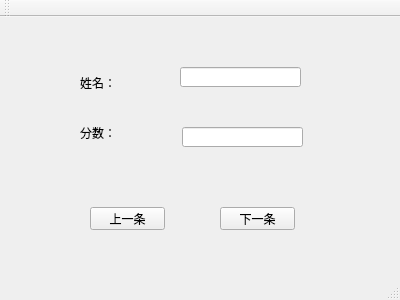
<?xml version="1.0" encoding="UTF-8"?>
<ui version="4.0">
 <class>MainWindow</class>
 <widget class="QMainWindow" name="MainWindow">
  <property name="geometry">
   <rect>
    <x>0</x>
    <y>0</y>
    <width>400</width>
    <height>300</height>
   </rect>
  </property>
  <property name="windowTitle">
   <string>MainWindow</string>
  </property>
  <widget class="QWidget" name="centralWidget">
   <widget class="QPushButton" name="pushButton">
    <property name="geometry">
     <rect>
      <x>90</x>
      <y>190</y>
      <width>75</width>
      <height>23</height>
     </rect>
    </property>
    <property name="text">
     <string>上一条</string>
    </property>
   </widget>
   <widget class="QPushButton" name="pushButton_2">
    <property name="geometry">
     <rect>
      <x>220</x>
      <y>190</y>
      <width>75</width>
      <height>23</height>
     </rect>
    </property>
    <property name="text">
     <string>下一条</string>
    </property>
   </widget>
   <widget class="QLineEdit" name="lineEdit">
    <property name="geometry">
     <rect>
      <x>180</x>
      <y>50</y>
      <width>121</width>
      <height>20</height>
     </rect>
    </property>
   </widget>
   <widget class="QLineEdit" name="lineEdit_2">
    <property name="geometry">
     <rect>
      <x>182</x>
      <y>110</y>
      <width>121</width>
      <height>20</height>
     </rect>
    </property>
   </widget>
   <widget class="QLabel" name="label">
    <property name="geometry">
     <rect>
      <x>80</x>
      <y>60</y>
      <width>54</width>
      <height>12</height>
     </rect>
    </property>
    <property name="text">
     <string>姓名：</string>
    </property>
   </widget>
   <widget class="QLabel" name="label_2">
    <property name="geometry">
     <rect>
      <x>80</x>
      <y>110</y>
      <width>54</width>
      <height>12</height>
     </rect>
    </property>
    <property name="text">
     <string>分数：</string>
    </property>
   </widget>
  </widget>
  <widget class="QMenuBar" name="menuBar">
   <property name="geometry">
    <rect>
     <x>0</x>
     <y>0</y>
     <width>400</width>
     <height>23</height>
    </rect>
   </property>
  </widget>
  <widget class="QToolBar" name="mainToolBar">
   <attribute name="toolBarArea">
    <enum>TopToolBarArea</enum>
   </attribute>
   <attribute name="toolBarBreak">
    <bool>false</bool>
   </attribute>
  </widget>
  <widget class="QStatusBar" name="statusBar"/>
 </widget>
 <layoutdefault spacing="6" margin="11"/>
 <resources/>
 <connections/>
</ui>
